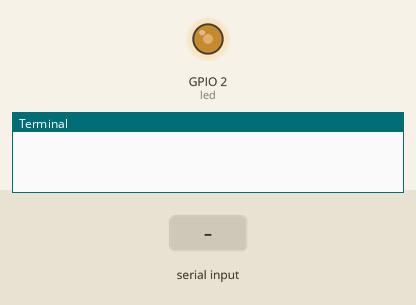
Simulated run of this program. Board: Raspberry Pi (BCM pin numbers). Parts: output pins drawn as LEDs (lit = HIGH), the last lines printed to the terminal. The inputs (shaded band) are chosen by the test bench.

Above: at 1.2 s.
1.3 s: "1" typed at the terminal, then Enter
At 1.8 s:
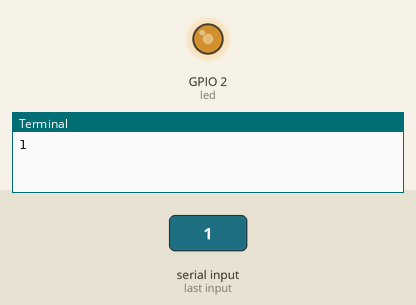
2.8 s: "2" typed at the terminal, then Enter
At 4.2 s:
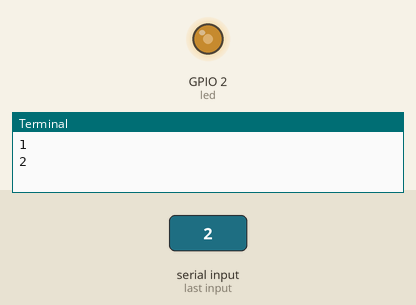
Timing chart, 0 to 5.8 s (numbered marks = the images above; inputs shaded):
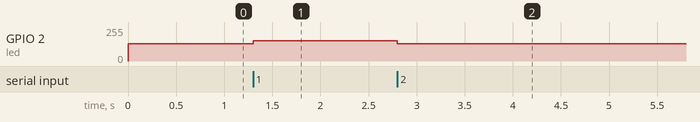

The program:

assign2_LEDcontrol.py
```python
from gpiozero import PWMLED
from time import sleep

led = PWMLED(2)
led.value = 0.5
while True:
    cmd = int(input())

    if cmd==1 :
        led.value += 0.1

    elif cmd==2:
        led.value -= 0.1
    else:
        print("Error Invalid Command")
```

Measured:
- after the input at 1.3 s, GPIO 2 (led): 128/255 → 153/255 at once
- after the input at 2.8 s, GPIO 2 (led): 153/255 → 128/255 at once
